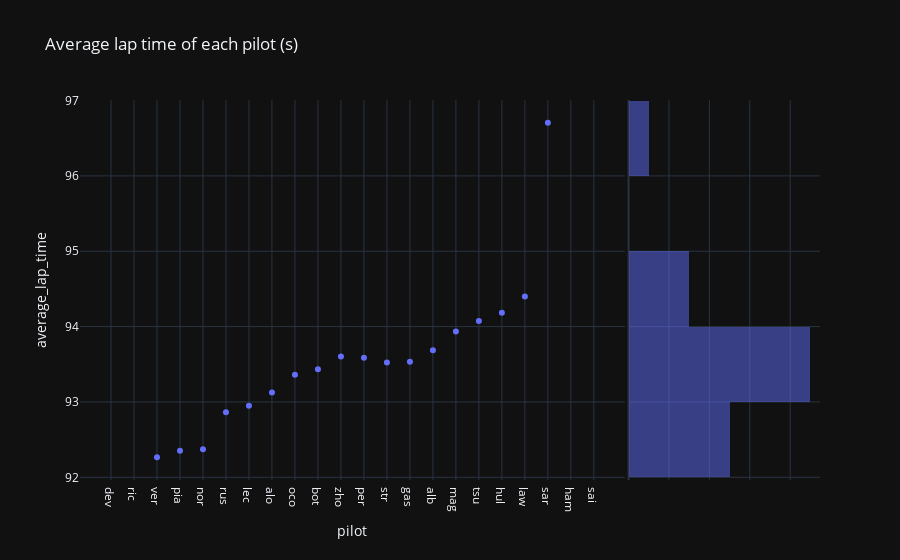

The code cell stored with this chart in its notebook:
### Code cell
px.scatter(last_gp, x="pilot", y="average_lap_time", title="Average lap time of each pilot (s)", marginal_y="histogram", template="plotly_dark")

### Figure 1 — Plotly figure (JSON) as saved in the notebook; plotly's stock layout.template omitted (floating-point values rounded to 4 significant figures)
{"data": [{"hovertemplate": "pilot=%{x}<br>average_lap_time=%{y}<extra></extra>", "legendgroup": "", "marker": {"color": "#636efa", "symbol": "circle"}, "mode": "markers", "name": "", "orientation": "v", "showlegend": false, "type": "scatter", "x": ["dev", "ric", "ver", "pia", "nor", "rus", "lec", "alo", "oco", "bot", "zho", "per", "str", "gas", "alb", "mag", "tsu", "hul", "law", "sar", "ham", "sai"], "xaxis": "x", "y": [null, null, 92.27, 92.35, 92.37, 92.86, 92.95, 93.13, 93.36, 93.43, 93.6, 93.59, 93.52, 93.53, 93.69, 93.94, 94.07, 94.18, 94.4, 96.71, null, null], "yaxis": "y"}, {"alignmentgroup": "True", "bingroup": "y", "hovertemplate": "average_lap_time=%{y}<br>count=%{x}<extra></extra>", "legendgroup": "", "marker": {"color": "#636efa"}, "name": "", "offsetgroup": "", "opacity": 0.5, "showlegend": false, "type": "histogram", "xaxis": "x2", "y": [null, null, 92.27, 92.35, 92.37, 92.86, 92.95, 93.13, 93.36, 93.43, 93.6, 93.59, 93.52, 93.53, 93.69, 93.94, 94.07, 94.18, 94.4, 96.71, null, null], "yaxis": "y2"}], "layout": {"barmode": "overlay", "legend": {"tracegroupgap": 0}, "title": {"text": "Average lap time of each pilot (s)"}, "xaxis": {"anchor": "y", "domain": [0, 0.7363], "title": {"text": "pilot"}}, "xaxis2": {"anchor": "y2", "domain": [0.7413, 1], "matches": "x2", "showgrid": true, "showline": false, "showticklabels": false, "ticks": ""}, "yaxis": {"anchor": "x", "domain": [0, 1], "title": {"text": "average_lap_time"}}, "yaxis2": {"anchor": "x2", "domain": [0, 1], "matches": "y", "showgrid": true, "showticklabels": false}}}
